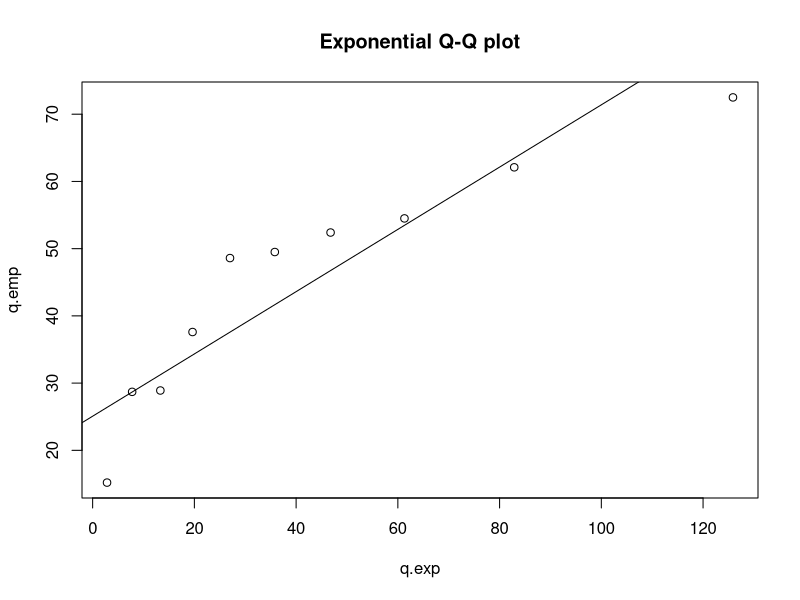
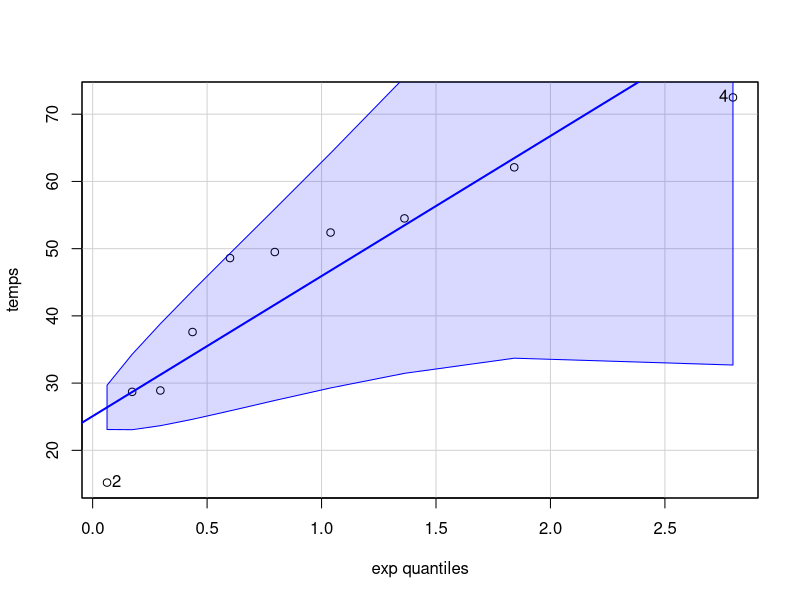

Here is the R script that generated these plots, in order:
## ---- chunk 1
temps = c(28.9 , 15.2 , 28.7 , 72.5 , 48.6 , 52.4 , 37.6 , 49.5 , 62.1, 54.5)
## ---- chunk 2
paste(temps, collapse=', ')
## ---- chunk 3
(rate <- 1/mean(temps))

(probs <- ppoints(length(temps)))
(q.exp <- qexp(probs, rate = rate))
(q.emp <- sort(temps))

(q.observed <- quantile(temps, probs = c(0.25,0.75)))
(q.theoretic <- qexp(c(0.25,0.75), rate=rate))
## ---- chunk 4
plot(q.exp, q.emp, main="Exponential Q-Q plot")
abline(lm(q.observed~q.theoretic))
## ---- chunk 5
car::qqPlot(temps, distribution='exp')
